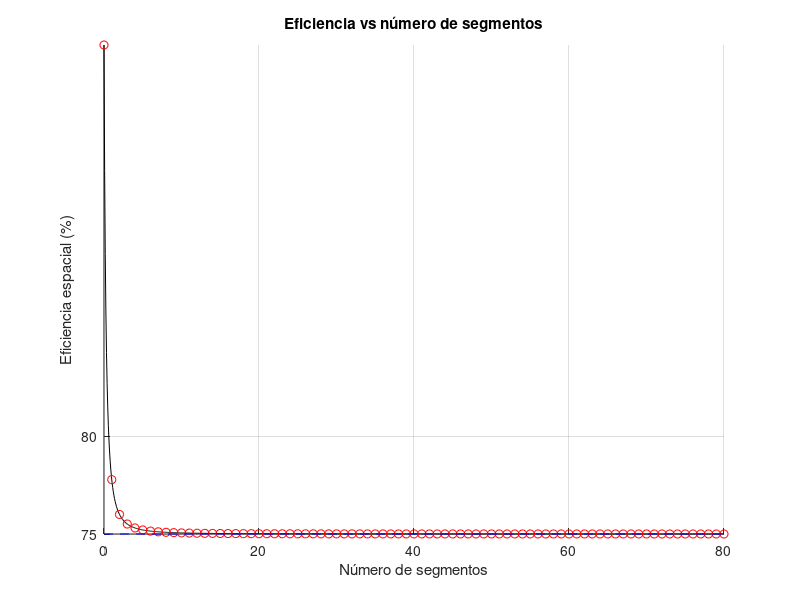

Write the MATLAB code that produced this figure.
lim=80;
capas=0:lim;
rt=2.560/2;
r=rt./(capas*2+1);
eficiencia=((3*capas.*(capas+1)+1).*r.^2)./(rt.^2)*100;

capasl=linspace(0,lim,1000);
rl=rt./(capasl*2+1);
eficiencial=((3*capasl.*(capasl+1)+1).*rl.^2)./(rt.^2)*100;

figure
hold on
plot(capasl,eficiencial,'k')
plot(capas,eficiencia, 'or')
plot([0,lim],[75,75], '--b')
yticks([0 10 20 30 40 50 60 70 75 80])
xlabel('Número de segmentos');
ylabel('Eficiencia espacial (%)');
title('Eficiencia vs número de segmentos');
grid on;
